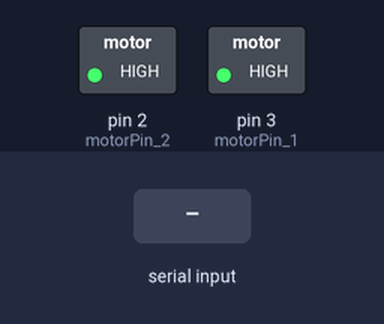
Recording of a sketch running on a simulated Arduino Uno, built with avr-gcc and run on an emulated ATmega328P. Parts: switched loads named in the sketch (green lamp = pin HIGH). Dashed ring = blinking. The test bench sets the inputs (shaded band). What the sketch prints to the serial monitor is not drawn.

Above: at 1.29 s.
1.3 s: "90,45\n" received over Serial
Timing chart, 0 to 9.8 s (numbered marks = the images above; inputs shaded):
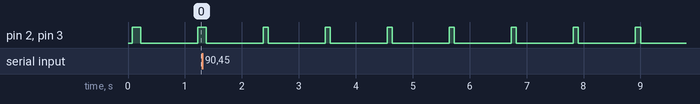

The sketch:

DurationChange.ino
```cpp
const int motorPin_1 = 3;
const int motorPin_2 = 2;

int vibrationDuration = 150;
int pauseDuration = 1000;

void setup() {
  pinMode(motorPin_1, OUTPUT);
  pinMode(motorPin_2, OUTPUT);

  Serial.begin(9600);

  Serial.println("Continuous Vibration Pulser");
  Serial.println("Enter a number (ms) to change the pulse duration.");
  Serial.println("---------------------------------------------------");
}

void loop() {
  if (Serial.available() > 0) {
    int newDuration = Serial.parseInt();

    while(Serial.available() > 0) {
      Serial.read();
    }

    if (newDuration > 0) {
      vibrationDuration = newDuration;
      Serial.print("New pulse duration set to: ");
      Serial.print(vibrationDuration);
      Serial.println(" ms");
    }
  }


  digitalWrite(motorPin_1, HIGH);
  digitalWrite(motorPin_2, HIGH);
  delay(vibrationDuration);

  digitalWrite(motorPin_1, LOW);
  digitalWrite(motorPin_2, LOW);
  delay(pauseDuration);
}
```

Measured:
- by itself, pin 2 (motorPin_2), pin 3 (motorPin_1): alternates HIGH for 0.09 s and LOW for 1.0 s
